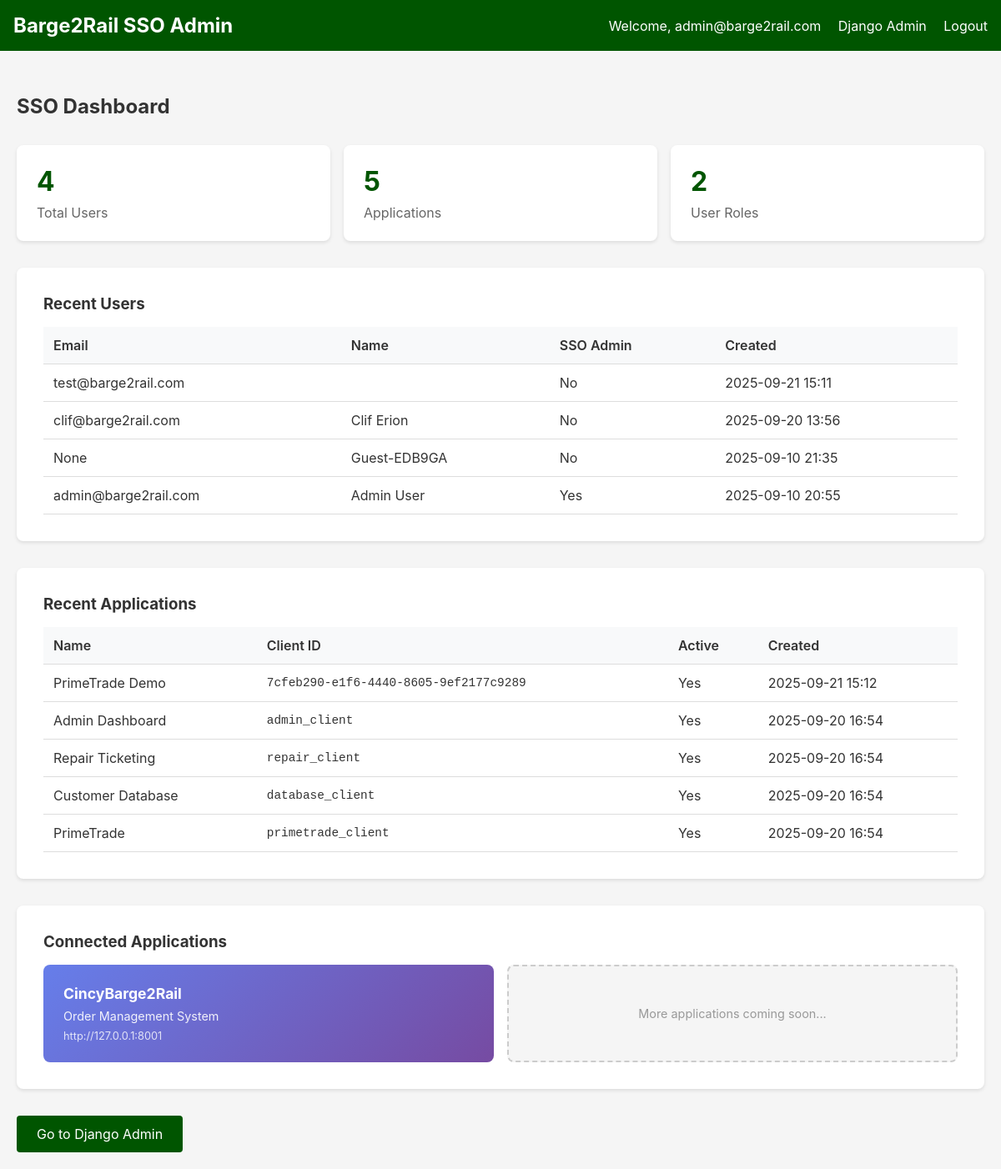
The page /dashboard/ (signed in) on the database its author committed.
### sso/models.py (models this page shows, shortened)
class User(AbstractUser):
    AUTH_TYPES = [
        ('email', 'Email/Password'),
        ('google', 'Google Sign-In'),
        ('anonymous', 'Anonymous PIN'),
    ]
    id = models.UUIDField(primary_key=True, default=uuid.uuid4, editable=False)
    email = models.EmailField(unique=True, null=True, blank=True)  # Allow null for anonymous
    phone = models.CharField(max_length=20, blank=True)
    display_name = models.CharField(max_length=100, blank=True)
    is_active = models.BooleanField(default=True)
    is_sso_admin = models.BooleanField(default=False)
    created_at = models.DateTimeField(auto_now_add=True)
    updated_at = models.DateTimeField(auto_now=True)
    auth_type = models.CharField(max_length=20, choices=AUTH_TYPES, default='email')
    google_id = models.CharField(max_length=255, blank=True, null=True, unique=True)
    anonymous_username = models.CharField(max_length=50, blank=True, null=True, unique=True)
    pin_code = models.CharField(max_length=6, blank=True, null=True)
    is_anonymous = models.BooleanField(default=False)
    USERNAME_FIELD = 'email'
    REQUIRED_FIELDS = []  # Remove required fields to allow anonymous users
    class Meta:
        db_table = 'sso_users'
        ordering = ['-created_at']

class Application(models.Model):
    id = models.UUIDField(primary_key=True, default=uuid.uuid4, editable=False)
    name = models.CharField(max_length=100, unique=True)
    slug = models.SlugField(max_length=50, unique=True, default='')
    client_id = models.CharField(
        max_length=100,
        unique=True,
        blank=True,
        help_text="Auto-generated if left blank. Format: app_XXXXXXXXXXXXXXXX"
    )
    client_secret = models.CharField(
        max_length=255,
        blank=True,
        help_text="Auto-generated if left blank. Cryptographically secure random string."
    )
    redirect_uris = models.TextField(help_text="Comma-separated list of allowed redirect URIs")
    is_active = models.BooleanField(default=True)
    description = models.TextField(blank=True)
    created_at = models.DateTimeField(auto_now_add=True)
    updated_at = models.DateTimeField(auto_now=True)
    class Meta:
        db_table = 'sso_applications'
        ordering = ['name']

### dashboard/views.py (the view)
# urls.py: path('', include('dashboard.urls')),
@login_required
def dashboard(request):
    context = {
        'user_count': User.objects.count(),
        'app_count': Application.objects.count(),
        'role_count': UserRole.objects.count(),
        'recent_users': User.objects.order_by('-created_at')[:5],
        'recent_apps': Application.objects.order_by('-created_at')[:5],
    }
    return render(request, 'dashboard/dashboard.html', context)

### templates/dashboard/dashboard.html (shortened to what this page needs)
{% extends 'base.html' %}
{% block content %}
<h2 style="margin-bottom: 2rem;">SSO Dashboard</h2>
<div class="stats-grid">
    <div class="stat-card">
        <h3>{{ user_count }}</h3>
        <p>Total Users</p>
    </div>
    <div class="stat-card">
        <h3>{{ app_count }}</h3>
        <p>Applications</p>
    </div>
    <div class="stat-card">
        <h3>{{ role_count }}</h3>
        <p>User Roles</p>
    </div>
</div>
<div class="card">
    <h3 style="margin-bottom: 1rem;">Recent Users</h3>
    <table>
        <thead>
            <tr>
                <th>Email</th>
                <th>Name</th>
                <th>SSO Admin</th>
                <th>Created</th>
            </tr>
        </thead>
        <tbody>
            {% for user in recent_users %}
            <tr>
                <td>{{ user.email }}</td>
                <td>{{ user.get_full_name|default:user.username }}</td>
                <td>{{ user.is_sso_admin|yesno:"Yes,No" }}</td>
                <td>{{ user.created_at|date:"Y-m-d H:i" }}</td>
            </tr>
            {% empty %}
            <tr>
                <td colspan="4" style="text-align: center; color: #666;">No users yet</td>
            </tr>
            {% endfor %}
        </tbody>
    </table>
</div>
<div class="card">
    <h3 style="margin-bottom: 1rem;">Recent Applications</h3>
    <table>
        <thead>
            <tr>
                <th>Name</th>
                <th>Client ID</th>
                <th>Active</th>
                <th>Created</th>
            </tr>
        </thead>
        <tbody>
            {% for app in recent_apps %}
            <tr>
                <td>{{ app.name }}</td>
                <td style="font-family: monospace; font-size: 0.9rem;">{{ app.client_id }}</td>
                <td>{{ app.is_active|yesno:"Yes,No" }}</td>
                <td>{{ app.created_at|date:"Y-m-d H:i" }}</td>
            </tr>
            {% empty %}
            <tr>
                <td colspan="4" style="text-align: center; color: #666;">No applications yet</td>
            </tr>
            {% endfor %}
        </tbody>
    </table>
</div>
<div class="card" style="margin-top: 2rem;">
    <h3 style="margin-bottom: 1rem;">Connected Applications</h3>
    <div style="display: grid; grid-template-columns: repeat(auto-fit, minmax(250px, 1fr)); gap: 1rem;">
        <a href="#" onclick="openCincyBarge(event)" class="app-link" style="display: block; padding: 1.5rem; background: linear-gradient(135deg, #667eea 0%, #764ba2 100%); color: white; text-decoration: none; border-radius: 8px; transition: transform 0.2s; cursor: pointer;">
            <h4 style="margin: 0 0 0.5rem 0; font-size: 1.1rem;">CincyBarge2Rail</h4>
            <p style="margin: 0; opacity: 0.9; font-size: 0.9rem;">Order Management System</p>
            <p style="margin: 0.5rem 0 0 0; font-size: 0.8rem; opacity: 0.8;">http://127.0.0.1:8001</p>
        </a>
        <div class="app-link" style="display: flex; align-items: center; justify-content: center; padding: 1.5rem; background: #f5f5f5; border: 2px dashed #ccc; border-radius: 8px; color: #999;">
            <span style="font-size: 0.9rem;">More applications coming soon...</span>
        </div>
    </div>
</div>
<div style="margin-top: 2rem;">
    <a href="{% url 'admin:index' %}" class="btn">Go to Django Admin</a>
</div>
{% endblock %}

### templates/base.html (shortened to what this page needs)
<!DOCTYPE html>
<html lang="en">
<head>
</head>
<body>
    {% if user.is_authenticated %}
    <nav class="navbar">
        <div class="navbar-content">
            <h1>Barge2Rail SSO Admin</h1>
            <div>
                <span>Welcome, {{ user.email }}</span>
                <a href="{% url 'admin:index' %}">Django Admin</a>
                <a href="{% url 'dashboard:logout' %}">Logout</a>
            </div>
        </div>
    </nav>
    {% endif %}
    <div class="container">
        {% block content %}
        {% endblock %}
    </div>
</body>
</html>

### templates/base.html (style rules this page uses)
* { margin: 0; padding: 0; box-sizing: border-box; }
body { font-family: -apple-system, BlinkMacSystemFont, 'Segoe UI', 'Roboto', 'Helvetica', 'Arial', sans-serif; background: #f5f5f5; color: #333; }
.container { max-width: 1200px; margin: 0 auto; padding: 20px; }
.navbar { background: #005500; color: white; padding: 1rem; margin-bottom: 2rem; }
.navbar-content { max-width: 1200px; margin: 0 auto; display: flex; justify-content: space-between; align-items: center; }
.navbar h1 { font-size: 1.5rem; }
.navbar a { color: white; text-decoration: none; margin-left: 1rem; }
.card { background: white; border-radius: 8px; padding: 2rem; box-shadow: 0 2px 4px rgba(0,0,0,0.1); margin-bottom: 2rem; }
.btn { display: inline-block; padding: 0.75rem 1.5rem; background: #005500; color: white; text-decoration: none; border-radius: 4px; border: none; cursor: pointer; font-size: 1rem; }
.stats-grid { display: grid; grid-template-columns: repeat(auto-fit, minmax(200px, 1fr)); gap: 1rem; margin-bottom: 2rem; }
.stat-card { background: white; padding: 1.5rem; border-radius: 8px; box-shadow: 0 2px 4px rgba(0,0,0,0.1); }
.stat-card h3 { font-size: 2rem; color: #005500; margin-bottom: 0.5rem; }
.stat-card p { color: #666; }
table { width: 100%; border-collapse: collapse; }
th, td { padding: 0.75rem; text-align: left; border-bottom: 1px solid #ddd; }
th { font-weight: 600; background: #f8f9fa; }

### rows shown on the page
User: email "admin@barge2rail.com", get_full_name "Admin User", is_sso_admin "Yes", created_at "2025-09-10 20:55"
User: email "test@barge2rail.com", is_sso_admin "No", created_at "2025-09-21 15:11"
User: email "clif@barge2rail.com", get_full_name "Clif Erion", is_sso_admin "No", created_at "2025-09-20 13:56"
User: email "None", get_full_name "Guest-EDB9GA", is_sso_admin "No", created_at "2025-09-10 21:35"
Application: name "PrimeTrade Demo", client_id "7cfeb290-e1f6-4440-8605-9ef2177c9289", is_active "Yes", created_at "2025-09-21 15:12"
Application: name "Admin Dashboard", client_id "admin_client", is_active "Yes", created_at "2025-09-20 16:54"
Application: name "Repair Ticketing", client_id "repair_client", is_active "Yes", created_at "2025-09-20 16:54"
Application: name "Customer Database", client_id "database_client", is_active "Yes", created_at "2025-09-20 16:54"
Application: name "PrimeTrade", client_id "primetrade_client", is_active "Yes", created_at "2025-09-20 16:54"

### other values the page prints
{{ user_count }} "4"
{{ app_count }} "5"
{{ role_count }} "2"
